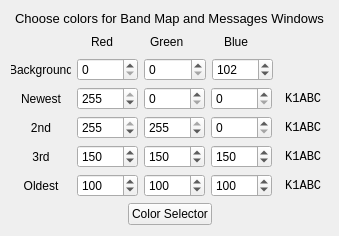
     <widget class="QWidget" name="tab_4">
      <attribute name="title">
       <string>Colors</string>
      </attribute>
      <layout class="QGridLayout" name="gridLayout_5">
       <item row="0" column="0">
        <layout class="QVBoxLayout" name="verticalLayout_10">
         <item>
          <widget class="QLabel" name="label_14">
           <property name="font">
            <font>
             <pointsize>10</pointsize>
            </font>
           </property>
           <property name="text">
            <string>Choose colors for Band Map and Messages Windows</string>
           </property>
           <property name="alignment">
            <set>Qt::AlignCenter</set>
           </property>
          </widget>
         </item>
         <item>
          <layout class="QHBoxLayout" name="horizontalLayout_17">
           <item>
            <spacer name="horizontalSpacer_17">
             <property name="orientation">
              <enum>Qt::Horizontal</enum>
             </property>
             <property name="sizeType">
              <enum>QSizePolicy::Fixed</enum>
             </property>
             <property name="sizeHint" stdset="0">
              <size>
               <width>80</width>
               <height>20</height>
              </size>
             </property>
            </spacer>
           </item>
           <item>
            <widget class="QLabel" name="label_20">
             <property name="text">
              <string>Red</string>
             </property>
            </widget>
           </item>
           <item>
            <spacer name="horizontalSpacer_19">
             <property name="orientation">
              <enum>Qt::Horizontal</enum>
             </property>
             <property name="sizeType">
              <enum>QSizePolicy::Fixed</enum>
             </property>
             <property name="sizeHint" stdset="0">
              <size>
               <width>31</width>
               <height>20</height>
              </size>
             </property>
            </spacer>
           </item>
           <item>
            <widget class="QLabel" name="label_21">
             <property name="text">
              <string>Green</string>
             </property>
            </widget>
           </item>
           <item>
            <spacer name="horizontalSpacer_20">
             <property name="orientation">
              <enum>Qt::Horizontal</enum>
             </property>
             <property name="sizeType">
              <enum>QSizePolicy::Fixed</enum>
             </property>
             <property name="sizeHint" stdset="0">
              <size>
               <width>34</width>
               <height>20</height>
              </size>
             </property>
            </spacer>
           </item>
           <item>
            <widget class="QLabel" name="label_22">
             <property name="text">
              <string>Blue</string>
             </property>
            </widget>
           </item>
           <item>
            <spacer name="horizontalSpacer_18">
             <property name="orientation">
              <enum>Qt::Horizontal</enum>
             </property>
             <property name="sizeType">
              <enum>QSizePolicy::Fixed</enum>
             </property>
             <property name="sizeHint" stdset="0">
              <size>
               <width>80</width>
               <height>20</height>
              </size>
             </property>
            </spacer>
           </item>
          </layout>
         </item>
         <item>
          <layout class="QHBoxLayout" name="horizontalLayout_11">
           <item>
            <widget class="QLabel" name="label_15">
             <property name="maximumSize">
              <size>
               <width>60</width>
               <height>16777215</height>
              </size>
             </property>
             <property name="text">
              <string>Background</string>
             </property>
             <property name="alignment">
              <set>Qt::AlignCenter</set>
             </property>
            </widget>
           </item>
           <item>
            <widget class="QSpinBox" name="sbBackgroundRed">
             <property name="maximum">
              <number>255</number>
             </property>
            </widget>
           </item>
           <item>
            <widget class="QSpinBox" name="sbBackgroundGreen">
             <property name="maximum">
              <number>255</number>
             </property>
            </widget>
           </item>
           <item>
            <widget class="QSpinBox" name="sbBackgroundBlue">
             <property name="maximum">
              <number>255</number>
             </property>
             <property name="value">
              <number>102</number>
             </property>
            </widget>
           </item>
           <item>
            <spacer name="horizontalSpacer_14">
             <property name="orientation">
              <enum>Qt::Horizontal</enum>
             </property>
             <property name="sizeType">
              <enum>QSizePolicy::Fixed</enum>
             </property>
             <property name="sizeHint" stdset="0">
              <size>
               <width>55</width>
               <height>20</height>
              </size>
             </property>
            </spacer>
           </item>
          </layout>
         </item>
         <item>
          <layout class="QHBoxLayout" name="horizontalLayout_12">
           <item>
            <widget class="QLabel" name="label_16">
             <property name="maximumSize">
              <size>
               <width>60</width>
               <height>16777215</height>
              </size>
             </property>
             <property name="text">
              <string>Newest</string>
             </property>
             <property name="alignment">
              <set>Qt::AlignCenter</set>
             </property>
            </widget>
           </item>
           <item>
            <widget class="QSpinBox" name="sbRed0">
             <property name="maximum">
              <number>255</number>
             </property>
             <property name="value">
              <number>255</number>
             </property>
            </widget>
           </item>
           <item>
            <widget class="QSpinBox" name="sbGreen0">
             <property name="maximum">
              <number>255</number>
             </property>
            </widget>
           </item>
           <item>
            <widget class="QSpinBox" name="sbBlue0">
             <property name="maximum">
              <number>255</number>
             </property>
            </widget>
           </item>
           <item>
            <widget class="QLabel" name="lab0">
             <property name="sizePolicy">
              <sizepolicy hsizetype="Fixed" vsizetype="Preferred">
               <horstretch>0</horstretch>
               <verstretch>0</verstretch>
              </sizepolicy>
             </property>
             <property name="maximumSize">
              <size>
               <width>50</width>
               <height>16777215</height>
              </size>
             </property>
             <property name="font">
              <font>
               <family>Courier New</family>
               <pointsize>9</pointsize>
              </font>
             </property>
             <property name="text">
              <string> K1ABC</string>
             </property>
            </widget>
           </item>
          </layout>
         </item>
         <item>
          <layout class="QHBoxLayout" name="horizontalLayout_13">
           <item>
            <widget class="QLabel" name="label_17">
             <property name="maximumSize">
              <size>
               <width>60</width>
               <height>16777215</height>
              </size>
             </property>
             <property name="text">
              <string>2nd</string>
             </property>
             <property name="alignment">
              <set>Qt::AlignCenter</set>
             </property>
            </widget>
           </item>
           <item>
            <widget class="QSpinBox" name="sbRed1">
             <property name="maximum">
              <number>255</number>
             </property>
             <property name="value">
              <number>255</number>
             </property>
            </widget>
           </item>
           <item>
            <widget class="QSpinBox" name="sbGreen1">
             <property name="maximum">
              <number>255</number>
             </property>
             <property name="value">
              <number>255</number>
             </property>
            </widget>
           </item>
           <item>
            <widget class="QSpinBox" name="sbBlue1">
             <property name="maximum">
              <number>255</number>
             </property>
            </widget>
           </item>
           <item>
            <widget class="QLabel" name="lab1">
             <property name="sizePolicy">
              <sizepolicy hsizetype="Fixed" vsizetype="Preferred">
               <horstretch>0</horstretch>
               <verstretch>0</verstretch>
              </sizepolicy>
             </property>
             <property name="maximumSize">
              <size>
               <width>50</width>
               <height>16777215</height>
              </size>
             </property>
             <property name="font">
              <font>
               <family>Courier New</family>
               <pointsize>9</pointsize>
              </font>
             </property>
             <property name="text">
              <string> K1ABC</string>
             </property>
            </widget>
           </item>
          </layout>
         </item>
         <item>
          <layout class="QHBoxLayout" name="horizontalLayout_14">
           <item>
            <widget class="QLabel" name="label_18">
             <property name="maximumSize">
              <size>
               <width>60</width>
               <height>16777215</height>
              </size>
             </property>
             <property name="text">
              <string>3rd</string>
             </property>
             <property name="alignment">
              <set>Qt::AlignCenter</set>
             </property>
            </widget>
           </item>
           <item>
            <widget class="QSpinBox" name="sbRed2">
             <property name="maximum">
              <number>255</number>
             </property>
             <property name="value">
              <number>150</number>
             </property>
            </widget>
           </item>
           <item>
            <widget class="QSpinBox" name="sbGreen2">
             <property name="maximum">
              <number>255</number>
             </property>
             <property name="value">
              <number>150</number>
             </property>
            </widget>
           </item>
           <item>
            <widget class="QSpinBox" name="sbBlue2">
             <property name="maximum">
              <number>255</number>
             </property>
             <property name="value">
              <number>150</number>
             </property>
            </widget>
           </item>
           <item>
            <widget class="QLabel" name="lab2">
             <property name="sizePolicy">
              <sizepolicy hsizetype="Fixed" vsizetype="Preferred">
               <horstretch>0</horstretch>
               <verstretch>0</verstretch>
              </sizepolicy>
             </property>
             <property name="maximumSize">
              <size>
               <width>50</width>
               <height>16777215</height>
              </size>
             </property>
             <property name="font">
              <font>
               <family>Courier New</family>
               <pointsize>9</pointsize>
              </font>
             </property>
             <property name="text">
              <string> K1ABC</string>
             </property>
            </widget>
           </item>
          </layout>
         </item>
         <item>
          <layout class="QHBoxLayout" name="horizontalLayout_15">
           <item>
            <widget class="QLabel" name="label_19">
             <property name="maximumSize">
              <size>
               <width>60</width>
               <height>16777215</height>
              </size>
             </property>
             <property name="text">
              <string>Oldest</string>
             </property>
             <property name="alignment">
              <set>Qt::AlignCenter</set>
             </property>
            </widget>
           </item>
           <item>
            <widget class="QSpinBox" name="sbRed3">
             <property name="maximum">
              <number>255</number>
             </property>
             <property name="value">
              <number>100</number>
             </property>
            </widget>
           </item>
           <item>
            <widget class="QSpinBox" name="sbGreen3">
             <property name="maximum">
              <number>255</number>
             </property>
             <property name="value">
              <number>100</number>
             </property>
            </widget>
           </item>
           <item>
            <widget class="QSpinBox" name="sbBlue3">
             <property name="maximum">
              <number>255</number>
             </property>
             <property name="value">
              <number>100</number>
             </property>
            </widget>
           </item>
           <item>
            <widget class="QLabel" name="lab3">
             <property name="sizePolicy">
              <sizepolicy hsizetype="Fixed" vsizetype="Preferred">
               <horstretch>0</horstretch>
               <verstretch>0</verstretch>
              </sizepolicy>
             </property>
             <property name="maximumSize">
              <size>
               <width>50</width>
               <height>16777215</height>
              </size>
             </property>
             <property name="font">
              <font>
               <family>Courier New</family>
               <pointsize>9</pointsize>
              </font>
             </property>
             <property name="text">
              <string> K1ABC</string>
             </property>
            </widget>
           </item>
          </layout>
         </item>
         <item>
          <layout class="QHBoxLayout" name="horizontalLayout_16">
           <item>
            <spacer name="horizontalSpacer_15">
             <property name="orientation">
              <enum>Qt::Horizontal</enum>
             </property>
             <property name="sizeHint" stdset="0">
              <size>
               <width>40</width>
               <height>20</height>
              </size>
             </property>
            </spacer>
           </item>
           <item>
            <widget class="QPushButton" name="pushButton_5">
             <property name="text">
              <string>Color Selector</string>
             </property>
            </widget>
           </item>
           <item>
            <spacer name="horizontalSpacer_16">
             <property name="orientation">
              <enum>Qt::Horizontal</enum>
             </property>
             <property name="sizeHint" stdset="0">
              <size>
               <width>40</width>
               <height>20</height>
              </size>
             </property>
            </spacer>
           </item>
          </layout>
         </item>
        </layout>
       </item>
      </layout>
     </widget>
